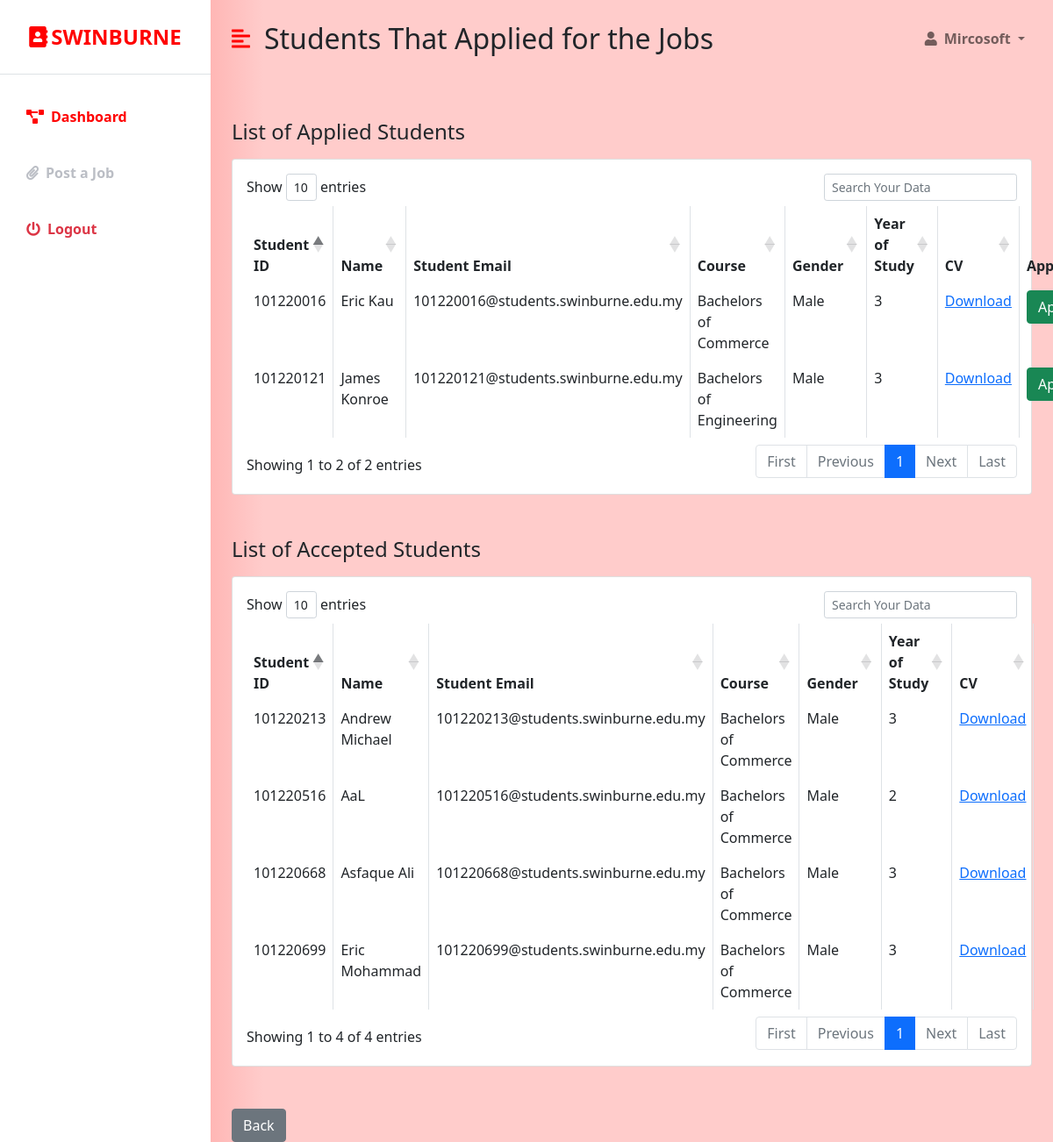
Page /In_applicants.php?data=20 (signed in) on the committed database.
### tables this page shows
CREATE TABLE `student` (
  `STUDENT_ID` int(255) NOT NULL,
  `NAME` varchar(50) NOT NULL,
  `STUDENT_EMAIL` varchar(100) NOT NULL,
  `COURSE` varchar(50) NOT NULL,
  `ENROLL` varchar(255) DEFAULT NULL,
  `SUPERVISOR` varchar(50) DEFAULT NULL,
  `GENDER` varchar(7) NOT NULL,
  `CURRENT_RESIDENCE` varchar(100) NOT NULL,
  `CONTACT_NO` varchar(20) NOT NULL,
  `YEAR_OF_STUDY` varchar(1) NOT NULL,
  `PASSWORD` varchar(20) NOT NULL,
  `CV` varchar(30) DEFAULT NULL,
  `USERNAME` varchar(20) NOT NULL
);

### In_applicants.php (the view, shortened to what this page needs)
<?php
if (isset($_SESSION['company_id']) && isset($_SESSION['user_email'])) {
?>
<!DOCTYPE html>
<html lang="en">
<head>
    <link href="https://cdn.jsdelivr.net/npm/bootstrap@5.0.0-beta3/dist/css/bootstrap.min.css" rel="stylesheet" />
    <link rel="stylesheet" href="https://cdnjs.cloudflare.com/ajax/libs/font-awesome/5.15.3/css/all.min.css" />
    <link rel="stylesheet" href="styles.css" />
    <link rel="stylesheet" href="https://cdn.datatables.net/1.10.18/css/dataTables.bootstrap4.min.css">
</head>
<body>
       <?php
                                 $conn = new mysqli('localhost', 'root', '', 'ims');
                                   if(isset($_GET['data'])){
                                        $Jid =  $_GET['data'];
                                    }
                                    else{
                                        $Jid = "";
                                    }
                                 $sql = "SELECT student.STUDENT_ID,student.NAME, student.STUDENT_EMAIL, student.COURSE, student.GENDER, student.YEAR_OF_STUDY
                                        from student
                                        INNER join applicants ON student.STUDENT_ID = applicants.STUDENT_ID
                                        WHERE applicants.Job_ID =$Jid and applicants.confirmation is null";
                                $result = $conn->query($sql);
                                $sql2 = "SELECT student.STUDENT_ID,student.NAME, student.STUDENT_EMAIL, student.COURSE, student.GENDER, student.YEAR_OF_STUDY
                                        from student
                                        INNER join applicants ON student.STUDENT_ID = applicants.STUDENT_ID
                                        WHERE applicants.Job_ID =$Jid and applicants.confirmation is not null";
                                $listing = $conn ->query($sql2);
                        ?>
<div class="d-flex" id="wrapper">
        <div class="bg-white" id="sidebar-wrapper">
            <div class="sidebar-heading text-center py-4 primary-text fs-4 fw-bold text-uppercase border-bottom"><i
                    class="fas fa-address-book me-1"></i>Swinburne</div>
            <div class="list-group list-group-flush my-3">
                  <a href="in_joblist.php" class="list-group-item list-group-item-action bg-transparent second-text active"><i
                        class="fas fa-project-diagram me-2"></i>Dashboard</a>
                <a href="Jobs.php" class="list-group-item list-group-item-action bg-transparent second-text fw-bold"><i
                        class="fas fa-paperclip me-2"></i>Post a Job</a>
                <a href="student_logout.php" class="list-group-item list-group-item-action bg-transparent text-danger fw-bold"><i
                        class="fas fa-power-off me-2"></i>Logout</a>
            </div>
        </div>
        <div id="page-content-wrapper">
            <nav class="navbar navbar-expand-lg navbar-light bg-transparent py-4 px-4">
                <div class="d-flex align-items-center">
                    <i class="fas fa-align-left primary-text fs-4 me-3" id="menu-toggle"></i>
                    <h2 class="fs-2 m-0">Students That Applied for the Jobs</h2>
                </div>
                <div class="collapse navbar-collapse" id="navbarSupportedContent">
                    <ul class="navbar-nav ms-auto mb-2 mb-lg-0">
                        <li class="nav-item dropdown">
                            <a class="nav-link dropdown-toggle second-text fw-bold" href="#" id="navbarDropdown"
                                role="button" data-bs-toggle="dropdown" aria-expanded="false">
                                <i class="fas fa-user me-2"></i><?=$_SESSION['user_full_name']?>
                            </a>
                        </li>
                    </ul>
                </div>
            </nav>
            <div class="container-fluid px-4">
                <div class="row my-5">
                    <h3 class="fs-4 mb-3">List of Applied Students</h3>
                    <div class="col">
                        <div class="card">
                            <div class="card-body">
                            <form method="POST">
                                <table id="datatableid" class="table table-bordered">
                                <thead>
                                <tr>
                                    <th scope="col">Student ID</th>
                                    <th scope="col">Name</th>
                                    <th scope="col">Student Email</th>
                                    <th scope="col">Course</th>
                                    <th scope="col">Gender</th>
                                    <th scope="col">Year of Study</th>
                                    <th scope="col">CV</th>
                                    <th scope="col">Approval</th>
                                </tr>
                                </thead>
                                <tbody>
                             <?php while( $row = $result->fetch_object() ): ?>
                                <tr>
                                    <td><?php echo $row->STUDENT_ID?></td>
                                    <td><?php echo $row->NAME?></td>
                                    <td><?php echo $row->STUDENT_EMAIL?></td>
                                    <td><?php echo $row->COURSE?></td>
                                    <td><?php echo $row->GENDER?></td>
                                    <td><?php echo $row->YEAR_OF_STUDY?></td>
                                    <td><?php echo "<a href='uploads/profile".$row -> STUDENT_ID.".pdf' download>Download</a>"?></td>
                                    <td><button type="submit" name = "Apply" class="btn btn-success editbtn" value ='<?php echo $job = $row->STUDENT_ID?>'>Approve</button></td>
                              </tr>
                              <?php endwhile; ?>
                          </tbody>
                        </table>
                        </form>
                            </div>
                        </div>
                    </div>
                </div>
            </div>
            <div class="container-fluid px-4">
                <div class="row my-5">
                    <h3 class="fs-4 mb-3">List of Accepted Students</h3>
                    <div class="col">
                        <div class="card">
                            <div class="card-body">
                            <form method="POST">
                                <table id="datatableid1" class="table table-bordered">
                                <thead>
                                <tr>
                                <th scope="col">Student ID</th>
                                 <th scope="col">Name</th>
                                 <th scope="col">Student Email</th>
                                 <th scope="col">Course</th>
                                 <th scope="col">Gender</th>
                                 <th scope="col">Year of Study</th>
                                 <th scope="col">CV</th>
                                </tr>
                                </thead>
                                <tbody>
                             <?php while( $row = $listing->fetch_object() ): ?>
                                <tr>
                                 <td><?php echo $row->STUDENT_ID?></td>
                                 <td><?php echo $row->NAME?></td>
                                 <td><?php echo $row->STUDENT_EMAIL?></td>
                                 <td><?php echo $row->COURSE?></td>
                                 <td><?php echo $row->GENDER?></td>
                                 <td><?php echo $row->YEAR_OF_STUDY?></td>
                                 <td><?php echo "<a href='uploads/profile".$row -> STUDENT_ID.".pdf' download>Download</a>"?></td>
                              </tr>
                              <?php endwhile; ?>
                          </tbody>
                        </table>
                        </form>
                            </div>
                        </div>
                    </div>
                </div>
                <a href ='in_joblist.php' style='color: white;'><button type='button' class='btn btn-secondary'> Back </button></a>
            </div>
        </div>
    </div>
</body>
</html>
<?php
}else {
   header("Location:  industry_login.php");
}
 ?>

### styles.css (style rules this page uses)
:root { --main-bg-color: #ffcccb; --main-text-color: #ff0000; --second-text-color: #bbbec5; --second-bg-color: #ffcccb }
.primary-text { color: var(--main-text-color); }
.second-text { color: var(--second-text-color); }
#wrapper { overflow-x: hidden; background-image: linear-gradient( to right, #ff615d, #ffcccb, #ffcccb, #ffcccb, #ffcccb ); }
#sidebar-wrapper { min-height: 100vh; margin-left: -15rem; -webkit-transition: margin 0.25s ease-out; -moz-transition: margin 0.25s ease-out; -o-transition: margin 0.25s ease-out; transition: margin 0.25s ease-out; }
#sidebar-wrapper .sidebar-heading { padding: 0.875rem 1.25rem; font-size: 1.2rem; }
#sidebar-wrapper .list-group { width: 15rem; }
#page-content-wrapper { min-width: 100vw; }
#menu-toggle { cursor: pointer; }
.list-group-item { border: none; padding: 20px 30px; }
.list-group-item.active { background-color: transparent; color: var(--main-text-color); font-weight: bold; border: none; }
@media (min-width: 768px) { #sidebar-wrapper { margin-left: 0; } }
@media (min-width: 768px) { #page-content-wrapper { min-width: 0; width: 100%; } }

### rows in the picture
student: STUDENT_ID "101220016", NAME "Eric Kau", STUDENT_EMAIL "101220016@students.swinburne.edu.my", COURSE "Bachelors of Commerce", GENDER "Male", YEAR_OF_STUDY "3"
student: STUDENT_ID "101220121", NAME "James Konroe", STUDENT_EMAIL "101220121@students.swinburne.edu.my", COURSE "Bachelors of Engineering", GENDER "Male", YEAR_OF_STUDY "3"
student: STUDENT_ID "101220516", NAME "AaL", STUDENT_EMAIL "101220516@students.swinburne.edu.my", COURSE "Bachelors of Commerce", GENDER "Male", YEAR_OF_STUDY "2"
student: STUDENT_ID "101220213", NAME "Andrew Michael", STUDENT_EMAIL "101220213@students.swinburne.edu.my", COURSE "Bachelors of Commerce", GENDER "Male", YEAR_OF_STUDY "3"
student: STUDENT_ID "101220668", NAME "Asfaque Ali", STUDENT_EMAIL "101220668@students.swinburne.edu.my", COURSE "Bachelors of Commerce", GENDER "Male", YEAR_OF_STUDY "3"
student: STUDENT_ID "101220699", NAME "Eric Mohammad", STUDENT_EMAIL "101220699@students.swinburne.edu.my", COURSE "Bachelors of Commerce", GENDER "Male", YEAR_OF_STUDY "3"

### other values in the picture
$_SESSION['user_full_name'] "Mircosoft"
